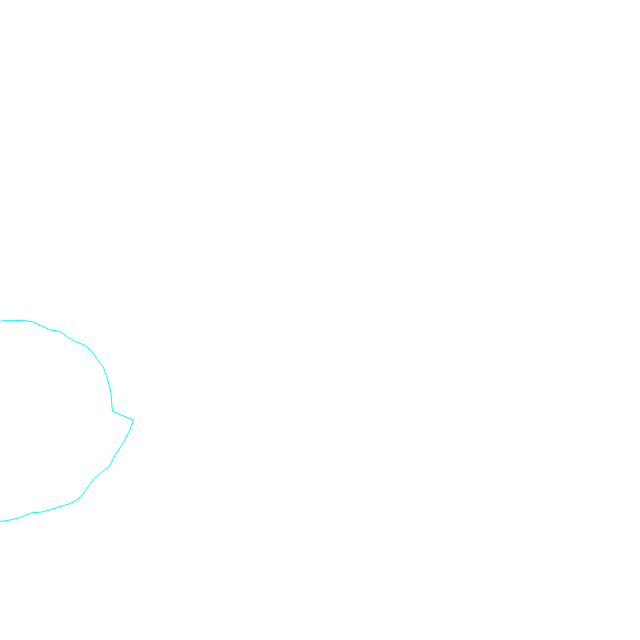
Frame 1 (no input)
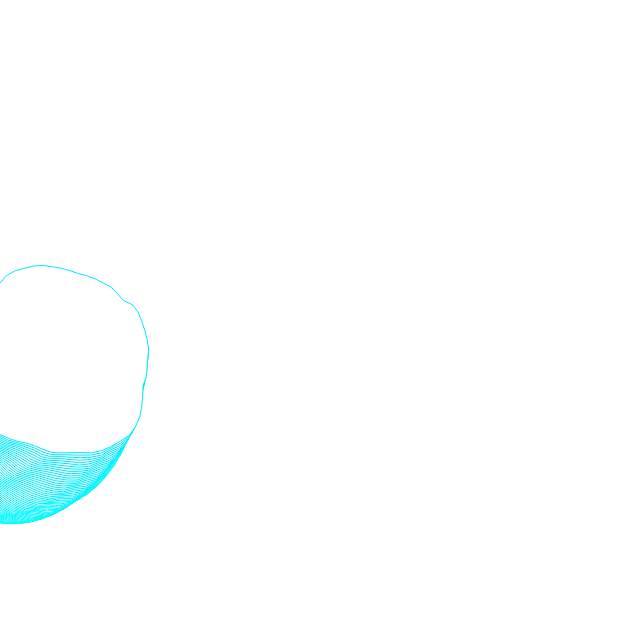
Frame 60 (no input)
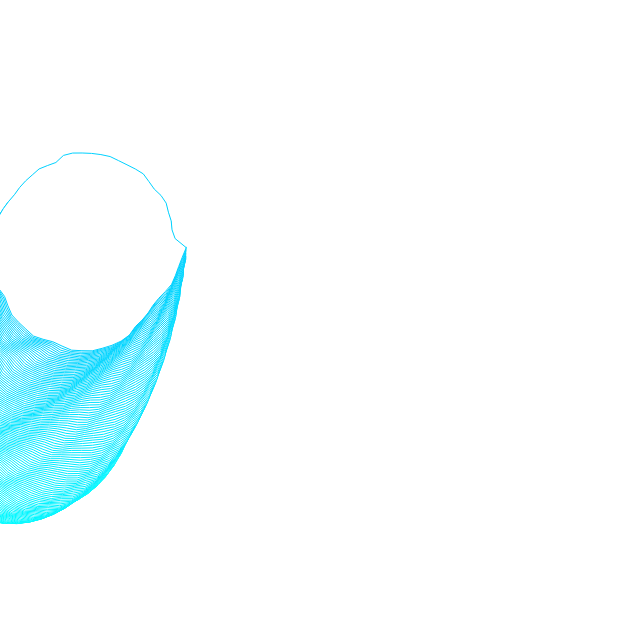
Frame 120 (the mouse pressed at the canvas centre since frame 60)

The p5.js sketch that drew these frames (run headless with seeded random() and noise() and a simulated clock; from frame 60 on, the mouse is pressed at the canvas centre):

// p5.js sketch
// ── sketch.js
let r = 100;
let yoff = 0;
let pos = 0;
let angle = 0;
let t = 100;

function setup() {
  createCanvas(640, 640);
  fill(255);
  colorMode(HSB, 200);
}

function draw() {
  stroke(t % 350, 200, 200);
  let sine = height / 2 + r * cos(angle);
  push();
  translate(r / 4 + pos, sine);
  beginShape();
  let xoff = 0;
  for (let a = 0; a < TWO_PI; a += PI/31.5) {
    let offset = map(noise(xoff + yoff), 0, 1, -25, 25);
    let radius = r + offset;
    let x = radius * cos(a);
    let y = radius * sin(a);
    vertex(x, y);
    xoff += 0.1;
  }
  endShape(CLOSE);
  pop();
  yoff += 0.02;
  pos += 0.5;
  angle += 0.02;
  t += 0.05;
}
